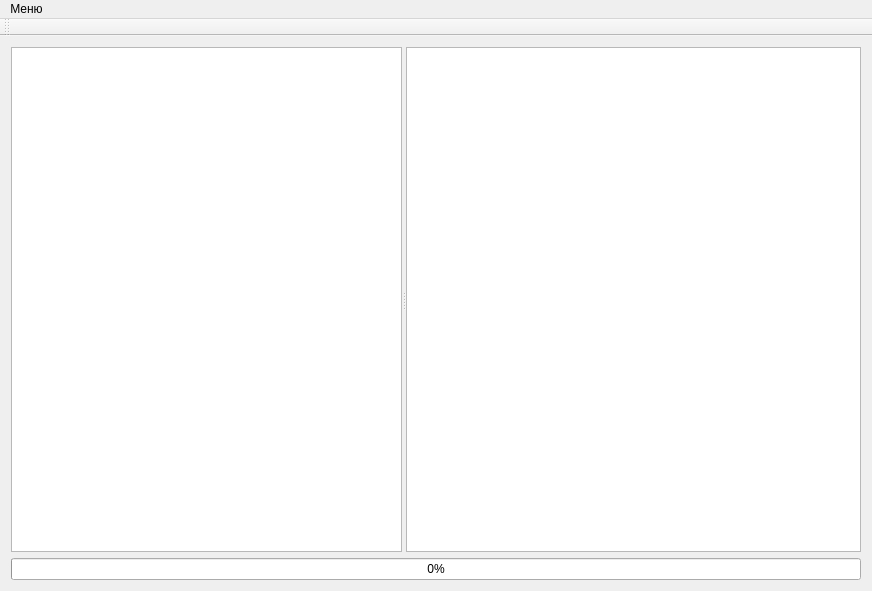
<?xml version="1.0" encoding="UTF-8"?>
<ui version="4.0">
 <class>MainWindow</class>
 <widget class="QMainWindow" name="MainWindow">
  <property name="geometry">
   <rect>
    <x>0</x>
    <y>0</y>
    <width>872</width>
    <height>591</height>
   </rect>
  </property>
  <property name="windowTitle">
   <string>MainWindow</string>
  </property>
  <widget class="QWidget" name="centralWidget">
   <layout class="QVBoxLayout" name="verticalLayout">
    <item>
     <widget class="QSplitter" name="splitter">
      <property name="orientation">
       <enum>Qt::Horizontal</enum>
      </property>
      <widget class="QListWidget" name="listWidget">
       <property name="sizePolicy">
        <sizepolicy hsizetype="Ignored" vsizetype="Expanding">
         <horstretch>0</horstretch>
         <verstretch>0</verstretch>
        </sizepolicy>
       </property>
       <property name="maximumSize">
        <size>
         <width>391</width>
         <height>16777215</height>
        </size>
       </property>
      </widget>
      <widget class="QTableView" name="tableView">
       <property name="font">
        <font>
         <pointsize>9</pointsize>
        </font>
       </property>
      </widget>
     </widget>
    </item>
    <item>
     <widget class="QProgressBar" name="progressBar">
      <property name="font">
       <font>
        <pointsize>9</pointsize>
       </font>
      </property>
      <property name="value">
       <number>0</number>
      </property>
     </widget>
    </item>
   </layout>
  </widget>
  <widget class="QMenuBar" name="menuBar">
   <property name="geometry">
    <rect>
     <x>0</x>
     <y>0</y>
     <width>872</width>
     <height>21</height>
    </rect>
   </property>
   <widget class="QMenu" name="menuFile">
    <property name="title">
     <string>Меню</string>
    </property>
    <addaction name="actionAddOne"/>
    <addaction name="actionAddMany"/>
    <addaction name="actionAddManyByViewer"/>
   </widget>
   <addaction name="menuFile"/>
  </widget>
  <widget class="QToolBar" name="mainToolBar">
   <property name="font">
    <font>
     <pointsize>11</pointsize>
    </font>
   </property>
   <attribute name="toolBarArea">
    <enum>TopToolBarArea</enum>
   </attribute>
   <attribute name="toolBarBreak">
    <bool>false</bool>
   </attribute>
  </widget>
  <action name="actionAddOne">
   <property name="icon">
    <iconset>
     <normalon>:/images/addPic.png</normalon>
    </iconset>
   </property>
   <property name="text">
    <string>Добавить одну фотографию</string>
   </property>
   <property name="font">
    <font>
     <pointsize>10</pointsize>
    </font>
   </property>
  </action>
  <action name="actionAddMany">
   <property name="icon">
    <iconset>
     <normalon>:/images/plusMany.png</normalon>
    </iconset>
   </property>
   <property name="text">
    <string>Добавить много фотографий</string>
   </property>
   <property name="font">
    <font>
     <pointsize>10</pointsize>
    </font>
   </property>
  </action>
  <action name="actionAddManyByViewer">
   <property name="icon">
    <iconset>
     <normalon>:/images/openViewer.png</normalon>
    </iconset>
   </property>
   <property name="text">
    <string>Добавить через просмотрщик</string>
   </property>
   <property name="font">
    <font>
     <pointsize>10</pointsize>
    </font>
   </property>
  </action>
 </widget>
 <layoutdefault spacing="6" margin="11"/>
 <resources/>
 <connections/>
</ui>
